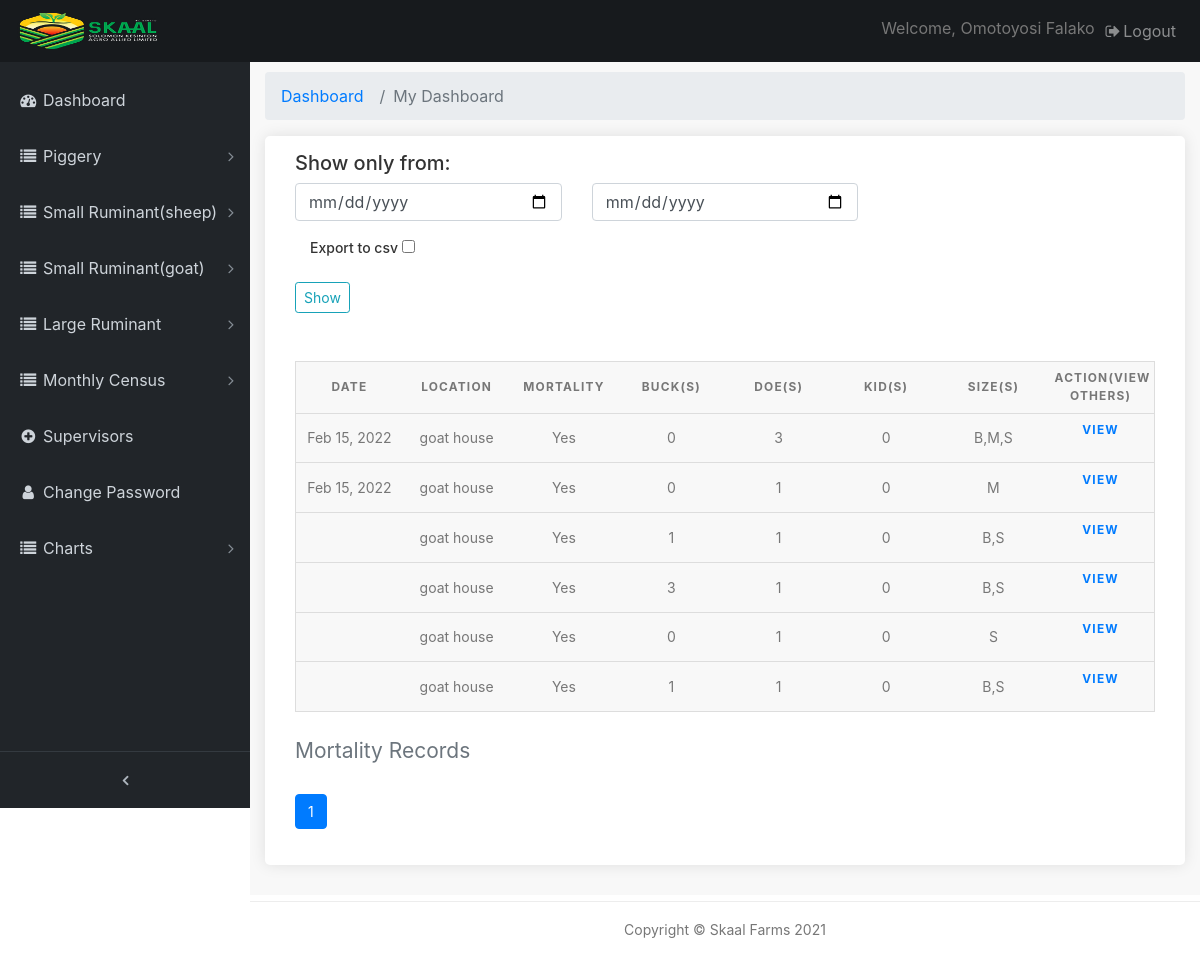
The app's page /pages/goat-mortality-records (signed in), older data.
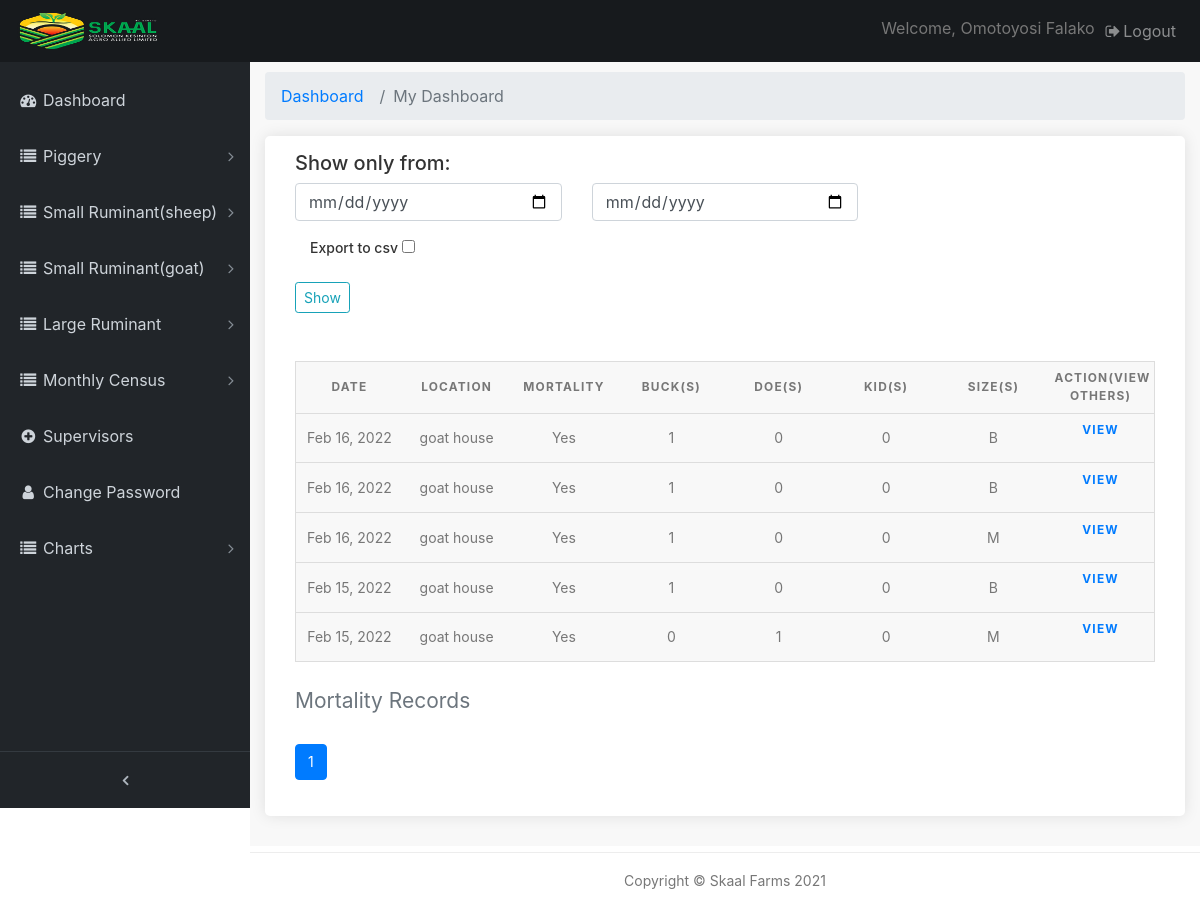
The same page, newer data.
### farmrecord/models.py (models this page shows, shortened)
class GoatMortality(models.Model):
    mortality = models.CharField(max_length=10, verbose_name='mortality')
    date = models.DateTimeField(default=timezone.now)
    location = models.CharField(max_length=200, verbose_name='loaction(s)')
    doe_num = models.IntegerField(verbose_name='Doe(s)', default=0)
    buck_num = models.IntegerField(verbose_name='Buck(s)', default=0)
    kid = models.IntegerField(verbose_name='kid(s)', default=0)
    section = models.ForeignKey(Section, verbose_name='Section', related_name='category3', null=True, on_delete=models.CASCADE)
    size = models.CharField(max_length=100, verbose_name='Size(s)')
    comment = models.TextField(max_length=500, verbose_name='Cause of mortality' , blank=True)
    image_1 = models.ImageField(verbose_name='first image', blank=True, null=True, upload_to='uploads/',)
    image_2 = models.ImageField(verbose_name=' second image', blank=True, null=True, upload_to='uploads/')
    export_to_CSV = models.BooleanField(default=False)
    class Meta():
        verbose_name_plural='Goat mortality'

### farmrecord/views.py (the view)
# urls.py: path('goat-mortality-records', views.goat_motrec, name='goat_motrec'),
@login_required(login_url='/admin-page/login')
def goat_motrec(request):
    goat_mrec =   GoatMortality.objects.order_by('-date')
    query_form = GoatmotFilter()
    paginated_filtergm = Paginator(goat_mrec, 10)
    page_number = request.GET.get('page')
    gm_page_obj = paginated_filtergm.get_page(page_number)
    context = {
        'gm_page_obj': goat_mrec,
        'q'    : query_form
    }
    context['gm_page_obj'] = gm_page_obj
    return render(request, 'goatmotrec.html', context)

### farmrecord/forms.py
class GoatmotFilter(forms.ModelForm):
    date = forms.DateField(widget=forms.HiddenInput(), required=False)
    start_date = forms.DateField(
        widget=forms.TextInput(attrs={'class': 'form-control', 'type' : 'date', 'placeholder': 'From'}))
    end_date = forms.DateField(
        widget=forms.TextInput(attrs={'class': 'form-control', 'type' : 'date', 'placeholder': 'To'}))
    export_to_CSV = forms.BooleanField(required=False, label="Export to CSV")
    class Meta:
        model = GoatMortality
        fields =('date','export_to_CSV')

### templates/goatmotrec.html (shortened to what this page needs)
{% extends 'base.html' %}
{% load static %}
{% block content %}
  <div class="content-wrapper">
    <div class="container-fluid">
      <ol class="breadcrumb">
        <li class="breadcrumb-item">
          <a href="#">Dashboard</a>
        </li>
        <li class="breadcrumb-item active">My Dashboard</li>
      </ol>
		<div class="box_general padding_bottom">
      <h5>Show only from:</h5>
      <form class="mb-5" action="{% url 'farmrecord:cowmot_filter' %}">
        <div class="row">
          <div class="col-lg-4 col-md-12 form-group">
            {{ q.start_date }}
          </div>
          <div class="col-lg-4 col-md-12 form-group">
            {{ q.end_date }}
          </div>
        </div>
        <div class="col-lg-12 col-md-12 form-group">
          <label for="">Export to csv</label>
          {{ q.export_to_CSV }}
        </div>
        <input type="submit" class="btn btn-outline-info btn-sm" value="Show">
      </form>
			<table>
        <caption>Mortality Records</caption>
        <thead>
          <tr>
            <th scope="col">Date</th>
            <th scope="col">Location</th>
            <th scope="col">Mortality</th>
            <th scope="col">Buck(s)</th>
            <th scope="col">Doe(s)</th>
            <th scope="col">Kid(s)</th>
            <th scope="col">Size(s)</th>
            <th scope="col">ACTION(View others)</th>
          </tr>
        </thead>
        <tbody>
          {% if gm_page_obj %}
          {% for b in gm_page_obj %}
          <tr>
            <td data-label="Date">{{ b.date|date:"M d, Y" }}</td>
            <td data-label="Location">{{ b.location }}</td>
            <td data-label="Mortality">{{ b.mortality }}</td>
            <td data-label="Buck(s)">{{ b.buck_num }}</td>
            <td data-label="Doe(s)">{{ b.doe_num }}</td>
            <td data-label="Kid(s)">{{ b.kid }}</td>
            <td data-label="Size(s)">{{ b.size }}</td>
            <th data-label="Action" class="table"><a href="{% url 'farmrecord:goat_motrec_view' b.id %}" >View</a></th>
          {% endfor %}
          {% endif %}
          </tr>
        </tbody>
      </table>
      <nav aria-label="Page navigation example">
        <ul class="pagination">
          {% for i in gm_page_obj.paginator.page_range %}
          {% if gm_page_obj.number == i %}
            <li class="page-item active" aria-current="page">
              <span class="page-link">
                {{ i }}
              </span>
            </li>
            {% elif i > gm_page_obj.number|add:'-5' and i < gm_page_obj.number|add:'5' %}
            <li class="page-item"><a class="page-link" href="?page={{ i }}">{{ i }}</a></li>
          {% endif %}
        {% endfor %}
        </ul>
      </nav>
		</div>
	  </div>
   	</div>
{% endblock %}

### templates/base.html (shortened to what this page needs)
{% load static %}
<!DOCTYPE html>
<html lang="en">
<head>
  <link href="{% static 'vendor/bootstrap/css/bootstrap.min.css' %}" rel="stylesheet">
  <link href="{% static 'css/admin.css' %}" rel="stylesheet">
  <link href="{% static 'vendor/font-awesome/css/font-awesome.min.css' %}" rel="stylesheet" type="text/css">
  <link href="{% static 'vendor/datatables/dataTables.bootstrap4.css' %}" rel="stylesheet">
  <link href="{% static 'css/custom.css' %}" rel="stylesheet">
  <link rel="stylesheet" href="{% static 'css/table.css' %}">
  <link rel="stylesheet" href="https://cdn.jsdelivr.net/npm/bootstrap@4.6.1/dist/css/bootstrap.min.css">
</head>
<body class="fixed-nav sticky-footer" id="page-top">
    {% include 'sidebar.html' %}
{% block content %}
{% endblock %}
    <footer class="sticky-footer">
      <div class="container">
        <div class="text-center">
          <small>Copyright © Skaal Farms 2021</small>
        </div>
      </div>
    </footer>
</body>
</html>

### templates/sidebar.html (shortened to what this page needs)
{% load static %}
<nav class="navbar navbar-expand-lg navbar-dark bg-default fixed-top" id="mainNav">
    <a class="navbar-brand" href="{% url 'farmrecord:index' %}"><img src="{% static 'img/image-trans-removebg3.png' %}" data-retina="true" alt="logo" width="150" height="36"></a>
    <div class="collapse navbar-collapse" id="navbarResponsive">
      <ul class="navbar-nav navbar-sidenav" id="exampleAccordion">
        <li class="nav-item" data-toggle="tooltip" data-placement="right" title="Dashboard">
          <a class="nav-link" href="{% url 'farmrecord:index' %}">
            <i class="fa fa-fw fa-dashboard"></i>
            <span class="nav-link-text">Dashboard</span>
          </a>
        </li>
		<li class="nav-item" data-toggle="tooltip" data-placement="right" title="My listings">
          <a class="nav-link nav-link-collapse collapsed" data-toggle="collapse" href="#mortality" data-parent="#mylistings">
            <i class="fa fa-fw fa-list"></i>
            <span class="nav-link-text">Piggery</span>
          </a>
    </li>
    <li class="nav-item" data-toggle="tooltip" data-placement="right" title="My listings">
          <a class="nav-link nav-link-collapse collapsed" data-toggle="collapse" href="#sheep" data-parent="#mylistings">
            <i class="fa fa-fw fa-list"></i>
            <span class="nav-link-text">Small Ruminant(sheep)</span>
          </a>
    </li>
<li class="nav-item" data-toggle="tooltip" data-placement="right" title="My listings">
  <a class="nav-link nav-link-collapse collapsed" data-toggle="collapse" href="#goat" data-parent="#mylistings">
    <i class="fa fa-fw fa-list"></i>
    <span class="nav-link-text">Small Ruminant(goat)</span>
  </a>
</li>
<li class="nav-item" data-toggle="tooltip" data-placement="right" title="My listings">
  <a class="nav-link nav-link-collapse collapsed" data-toggle="collapse" href="#cow" data-parent="#mylistings">
    <i class="fa fa-fw fa-list"></i>
    <span class="nav-link-text">Large Ruminant</span>
  </a>
</li>
<li class="nav-item" data-toggle="tooltip" data-placement="right" title="My listings">
  <a class="nav-link nav-link-collapse collapsed" data-toggle="collapse" href="#Procurement" data-parent="#mylistings">
    <i class="fa fa-fw fa-list"></i>
    <span class="nav-link-text">Monthly Census</span>
  </a>
</li>
		<li class="nav-item" data-toggle="tooltip" data-placement="right" title="Add listing">
          <a class="nav-link" href="#">
            <i class="fa fa-fw fa-plus-circle"></i>
            <span class="nav-link-text">Supervisors</span>
          </a>
        </li>
		<li class="nav-item" data-toggle="tooltip" data-placement="right" title="My profile">
          <a class="nav-link" href="#">
            <i class="fa fa-fw fa-user"></i>
            <span class="nav-link-text">Change Password</span>
          </a>
        </li>
        <li class="nav-item" data-toggle="tooltip" data-placement="right" title="My listingsc">
          <a class="nav-link nav-link-collapse collapsed" data-toggle="collapse" href="#chart" data-parent="#mylistingsc">
            <i class="fa fa-fw fa-list"></i>
            <span class="nav-link-text">Charts</span>
          </a>
        </li>
      </ul>
      <ul class="navbar-nav sidenav-toggler">
        <li class="nav-item">
          <a class="nav-link text-center" id="sidenavToggler">
            <i class="fa fa-fw fa-angle-left"></i>
          </a>
        </li>
      </ul>
      <ul class="navbar-nav ml-auto">
        <li class="nav-item">
          <span style="line-height: 35px;">Welcome, {{ request.user.get_full_name }}</span>
        </li>
        <li class="nav-item">
          <a class="nav-link" data-toggle="modal" data-target="#exampleModal">
            <i class="fa fa-fw fa-sign-out"></i>Logout</a>
        </li>
      </ul>
    </div>
  </nav>

### static/css/admin.css (style rules this page uses)
html { position: relative; min-height: 100%; }
body { overflow-x: hidden; }
body.sticky-footer { margin-bottom: 62px; }
body.sticky-footer .content-wrapper { min-height: calc(100vh - 62px - 62px); }
body.fixed-nav { padding-top: 56px; }
.content-wrapper { min-height: calc(100vh - 62px); padding-top: 1rem; }
#mainNav .navbar-collapse { overflow: auto; max-height: 75vh; }
#mainNav .navbar-collapse .navbar-nav .nav-item .nav-link { cursor: pointer; }
#mainNav .navbar-collapse .navbar-sidenav .nav-link-collapse:after { float: right; content: '\f107'; font-family: 'FontAwesome'; }
#mainNav .navbar-collapse .navbar-sidenav .nav-link-collapse.collapsed:after { content: '\f105'; }
#mainNav .navbar-collapse .sidenav-toggler { display: none; }
@media (min-width: 992px) { #mainNav .navbar-brand { width: 250px; } }
@media (min-width: 992px) { #mainNav .navbar-collapse { overflow: visible; max-height: none; } }
@media (min-width: 992px) { #mainNav .navbar-collapse .navbar-sidenav { position: absolute; top: 0; left: 0; overflow-x: hidden; overflow-y: auto; -webkit-flex-direction: column; -ms-flex-direction: column; flex-direction: column; margin-top: 62px; } }
@media (min-width: 992px) { #mainNav .navbar-collapse .navbar-sidenav > .nav-item { width: 250px; padding: 0; } }
@media (min-width: 992px) { #mainNav .navbar-collapse .navbar-sidenav > .nav-item > .nav-link { padding: 1em; padding-left: 18px; } }
#mainNav.fixed-top .sidenav-toggler { display: none; }
@media (min-width: 992px) { #mainNav.fixed-top .navbar-sidenav { height: calc(100vh - 111px); } }
@media (min-width: 992px) { #mainNav.fixed-top .sidenav-toggler { position: absolute; top: 0; left: 0; display: flex; overflow-x: hidden; overflow-y: auto; -webkit-flex-direction: column; -ms-flex-direction: column; flex-direction: column; margin-top: calc(100vh - 49px); } }
@media (min-width: 992px) { #mainNav.fixed-top .sidenav-toggler > .nav-item { width: 250px; padding: 0; } }
@media (min-width: 992px) { #mainNav.fixed-top .sidenav-toggler > .nav-item > .nav-link { padding: 1em; } }
#mainNav.fixed-top.navbar-dark .sidenav-toggler { background-color: #212529; border-top: 1px solid #343a40; }
#mainNav.fixed-top.navbar-dark .sidenav-toggler a i { color: #adb5bd; }
.content-wrapper { overflow-x: hidden; background: white; }
@media (min-width: 992px) { .content-wrapper { margin-left: 250px; } }
#sidenavToggler i { font-weight: 800; }
#mainNav.navbar-dark .navbar-collapse .navbar-sidenav .nav-link-collapse:after { color: #868e96; }
#mainNav.navbar-dark .navbar-collapse .navbar-sidenav > .nav-item > .nav-link { color: #ced4da; }
@media (min-width: 992px) { #mainNav.navbar-dark .navbar-collapse .navbar-sidenav { background: #212529; padding-top: 10px; } }
footer.sticky-footer { position: absolute; right: 0; bottom: 0; width: 100%; height: 56px; border-top: 1px solid #ededed; line-height: 55px; }
@media (min-width: 992px) { footer.sticky-footer { width: calc(100% - 250px); } }
body { background: #f8f8f8; color: #777 !important; font-family: "Poppins", Helvetica, sans-serif; font-size: 14px; font-size: 0.875rem; }
.content-wrapper { background: #f8f8f8; }
h1, h2, h3, h4, h5, h6 { color: #333 !important; }
a { color: #0054a6; text-decoration: none; -moz-transition: all 0.5s ease-in-out; -o-transition: all 0.5s ease-in-out; -webkit-transition: all 0.5s ease-in-out; -ms-transition: all 0.5s ease-in-out; transition: all 0.5s ease-in-out; outline: none; }
.bg-default { background-color: #171a1d; }
.form-group label { font-weight: 500; color: #333; }
.form-control { font-size: 14px; font-size: 0.875rem; padding: .65rem; }
.page-item.active .page-link { background-color: #fc5b62; border-color: #fc5b62; }
.page-link { color: #0054a6; border: 1px solid #e1e8ed; }
.box_general { background-color: #fff; padding: 15px 30px 0 30px; -webkit-border-radius: 5px; -moz-border-radius: 5px; -ms-border-radius: 5px; border-radius: 5px; margin-bottom: 30px; color: #777; font-size: 14px; font-size: 0.875rem; -webkit-box-shadow: 0px 0px 15px 0px rgba(0, 0, 0, 0.1); -moz-box-shadow: 0px 0px 15px 0px rgba(0, 0, 0, 0.1); box-shadow: 0px 0px 15px 0px rgba(0, 0, 0, 0.1); }
.box_general.padding_bottom { padding-bottom: 20px; }

### static/css/custom.css (style rules this page uses)
.item, img { height: 100 !important; width: 100 !important; border: 1px solid red; }

Row changes from the older to the newer data that the page shows:
removed GoatMortality: location "goat house", mortality "Yes", buck_num "1", doe_num "1", kid "0", size "B,S"
removed GoatMortality: location "goat house", mortality "Yes", buck_num "3", doe_num "1", kid "0", size "B,S"
removed GoatMortality: location "goat house", mortality "Yes", buck_num "0", doe_num "1", kid "0", size "S"
removed GoatMortality: location "goat house", mortality "Yes", buck_num "1", doe_num "1", kid "0", size "B,S"
added GoatMortality: date "Feb 16, 2022", location "goat house", mortality "Yes", buck_num "1", doe_num "0", kid "0", size "B"
added GoatMortality: date "Feb 16, 2022", location "goat house", mortality "Yes", buck_num "1", doe_num "0", kid "0", size "B"
added GoatMortality: date "Feb 16, 2022", location "goat house", mortality "Yes", buck_num "1", doe_num "0", kid "0", size "M"
changed GoatMortality (number 4 of 5 on the later page): buck_num "0" → "1"; doe_num "3" → "0"; size "B,M,S" → "B"
